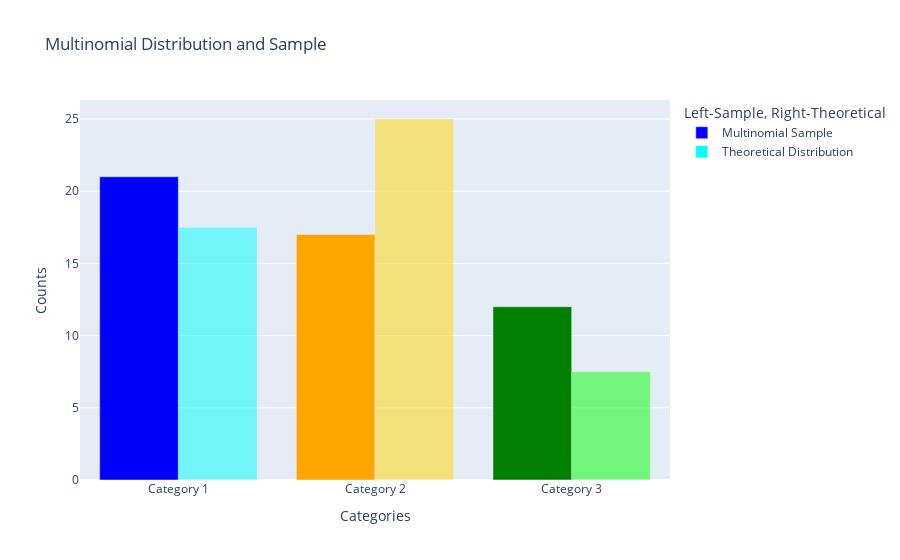

The notebook cell saved with this chart:
### Code cell
#Q3

import numpy as np
from scipy.stats import multinomial, dirichlet
import plotly.figure_factory as ff
import plotly.graph_objects as go

# Multinomial distribution
categories = 3
n_trials = 50
true_probs = np.array([0.35, 0.5, 0.15])  
sample = multinomial.rvs(n=n_trials, p=true_probs, size=1)[0]

fig = go.Figure()

#Sample
fig.add_trace(go.Bar(
    x=[f"Category {i+1}" for i in range(categories)],
    y=sample,
    name="Multinomial Sample",
    marker=dict(color=['blue', 'orange', 'green'])
))

#Theoretical  distribution probabilities 
fig.add_trace(go.Bar(
    x=[f"Category {i+1}" for i in range(categories)],
    y=true_probs * n_trials,
    name="Theoretical Distribution",
    marker=dict(color=['cyan', 'gold', 'lime'], opacity=0.5)
))

fig.update_layout(
    title="Multinomial Distribution and Sample",
    xaxis_title="Categories",
    yaxis_title="Counts",
    barmode='group', 
    legend=dict(title="Left-Sample, Right-Theoretical")
)

# Show the plot
fig.show()
  

# Dirichlet prior
alpha_prior = np.array([2, 2, 2])  
dirichlet_prior = dirichlet(alpha=alpha_prior)

p1 = np.linspace(0, 1, 100)
p2 = 1 - p1.copy()
p_ = np.linspace(0, 1, 100)
p1 = (p1[np.newaxis, :] * p_[:, np.newaxis]).flatten()
p2 = (p2[np.newaxis, :] * p_[:, np.newaxis]).flatten()
p3 = 1 - p1 - p2

valid = (p3 >= 0) & (p3 <= 1)
p1, p2, p3 = p1[valid], p2[valid], p3[valid]
p = np.c_[p1, p2, p3]

dirichlet_prior_densities = dirichlet_prior.pdf(p.T)

fig_prior = ff.create_ternary_contour(
    p.T, 
    dirichlet_prior_densities,
    pole_labels=['p1', 'p2', 'p3'],
    interp_mode='cartesian',
    showscale=True
)
fig_prior.update_layout(title="Dirichlet Prior Distribution")

fig_prior.show("png")

# Dirichlet posterior
alpha_posterior = alpha_prior + sample
dirichlet_posterior = dirichlet(alpha=alpha_posterior)

dirichlet_posterior_densities = dirichlet_posterior.pdf(p.T)

fig_posterior = ff.create_ternary_contour(
    p.T, 
    dirichlet_posterior_densities,
    pole_labels=['p1', 'p2', 'p3'],
    interp_mode='cartesian',
    showscale=True
)
fig_posterior.update_layout(title="Dirichlet Posterior Distribution")

fig_posterior.show("png")

### Figure 1 — Plotly figure (JSON) as saved in the notebook; plotly's stock layout.template omitted (floating-point values rounded to 4 significant figures)
{"data": [{"marker": {"color": ["blue", "orange", "green"]}, "name": "Multinomial Sample", "type": "bar", "x": ["Category 1", "Category 2", "Category 3"], "y": [21, 17, 12]}, {"marker": {"color": ["cyan", "gold", "lime"], "opacity": 0.5}, "name": "Theoretical Distribution", "type": "bar", "x": ["Category 1", "Category 2", "Category 3"], "y": [17.5, 25, 7.5]}], "layout": {"barmode": "group", "legend": {"title": {"text": "Left-Sample, Right-Theoretical"}}, "title": {"text": "Multinomial Distribution and Sample"}, "xaxis": {"title": {"text": "Categories"}}, "yaxis": {"title": {"text": "Counts"}}}}
